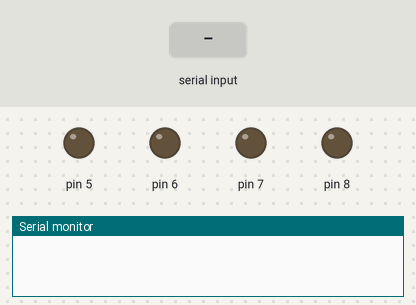
The sketch below on a simulated Arduino Uno, built with avr-gcc and run on an emulated ATmega328P. Parts: output pins drawn as LEDs (lit = HIGH), the last lines printed to the serial monitor. The test bench sets the inputs (shaded band).

Above: at 1.2 s.
1.3 s: "A" received over Serial
At 1.7 s:
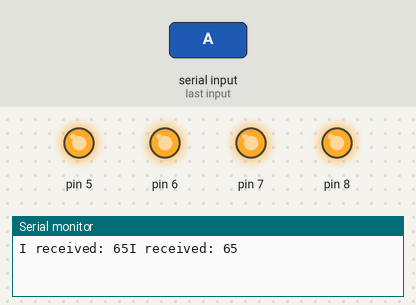
2.8 s: "B" received over Serial
At 4.0 s:
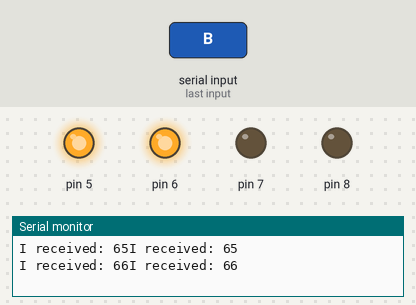
4.3 s: "R" received over Serial
At 5.2 s:
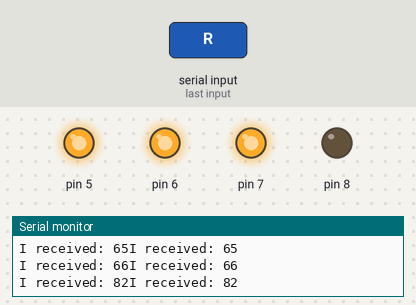
5.8 s: "L" received over Serial
At 6.3 s:
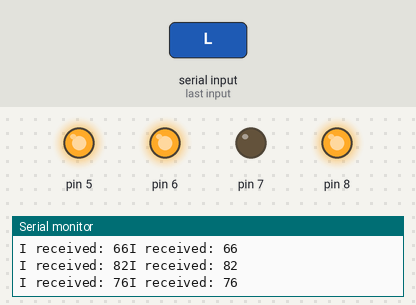
7.3 s: "S" received over Serial
At 8.6 s:
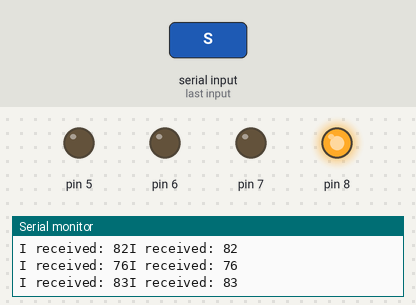
Timing chart, 0 to 9.8 s (numbered marks = the images above; inputs shaded):
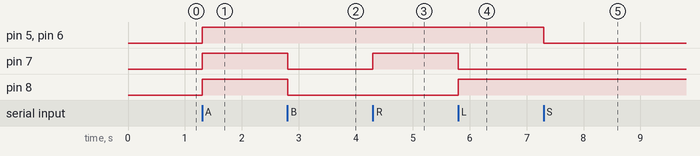

The sketch:

coneccion_serial_test.ino
```cpp
void setup() {
  String string;
pinMode(5,OUTPUT);
pinMode(6,OUTPUT);
pinMode(7,OUTPUT);
pinMode(8,OUTPUT);
int RED_LED =11;
int GREEN_LED = 10;
int BLUE_LED =9;
        Serial.begin(9600);     // opens serial port, sets data rate to 9600 bps


}

void loop() {


        // send data only when you receive data:
        if (Serial.available() > 0) {
          byte incomingByte  ;   // for incoming serial data
                // read the incoming byte:
                incomingByte = Serial.read();
                    // Serial.print("I received: ");
               // Serial.println(incomingByte);
              //String inputString = String (incomingByte);
                   // say what you got:
                 Serial.print("I received: ");
                Serial.print(incomingByte);


                     if (incomingByte == 'A'){
                        Serial.print("I received: ");
                Serial.println(incomingByte);
                    adelante ();

                    }
                     if (incomingByte == 'B'){
                       Serial.print("I received: ");
                Serial.println(incomingByte);
                    atras ();
                    }
                     if (incomingByte == 'R'){
                          Serial.print("I received: ");
                Serial.println(incomingByte);
                    derecha ();
                    }
                     if (incomingByte == 'L'){
                          Serial.print("I received: ");
                Serial.println(incomingByte);
                    izquierda ();
                    }
                     if (incomingByte == 'S'){
                          Serial.print("I received: ");
                Serial.println(incomingByte);
                    detenido ();
                    }

        }
}


///////METODOS DE MOVILIDAD MOTRIZ
void adelante (){
  digitalWrite(5,HIGH);
  digitalWrite(6,HIGH);
  digitalWrite(7,HIGH);
  digitalWrite(8,HIGH);
  }
  void atras (){
  digitalWrite(5,HIGH);
  digitalWrite(6,HIGH);
  digitalWrite(7,LOW);
  digitalWrite(8,LOW);
  }
  void derecha (){
  digitalWrite(5,HIGH);
  digitalWrite(6,HIGH);
  digitalWrite(7,HIGH);
  digitalWrite(8,LOW);
  }
  void izquierda (){
  digitalWrite(5,HIGH);
  digitalWrite(6,HIGH);
  digitalWrite(7,LOW);
  digitalWrite(8,HIGH);
  }
  void detenido (){
  digitalWrite(5,LOW);
  digitalWrite(6,LOW);

  }
```

Measured:
- after the input at 1.3 s, pin 5–8: LOW → HIGH at once
- after the input at 2.8 s, pin 7, pin 8: HIGH → LOW at once
- after the input at 4.3 s, pin 7: LOW → HIGH at once
- after the input at 5.8 s, pin 7: HIGH → LOW at once; pin 8: LOW → HIGH at once
- after the input at 7.3 s, pin 5, pin 6: HIGH → LOW at once
